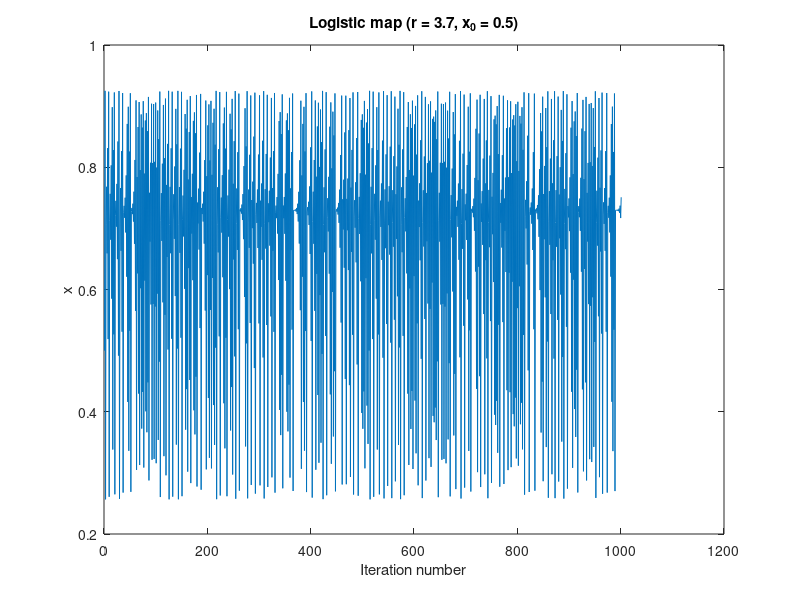

Write MATLAB code to recreate this figure.
% Parameters
r = 3.7;          % Control parameter
N = 1000;         % Number of iterations
x0 = 0.5;         % Initial condition

% Initialize arrays
x = zeros(N+1,1);
x(1) = x0;

% Iterate the logistic map
for n = 1:N
    x(n+1) = r*x(n)*(1-x(n));
end

% Plot the results
plot(1:N+1, x);
xlabel('Iteration number');
ylabel('x');
title(['Logistic map (r = ' num2str(r) ', x_0 = ' num2str(x0) ')']);